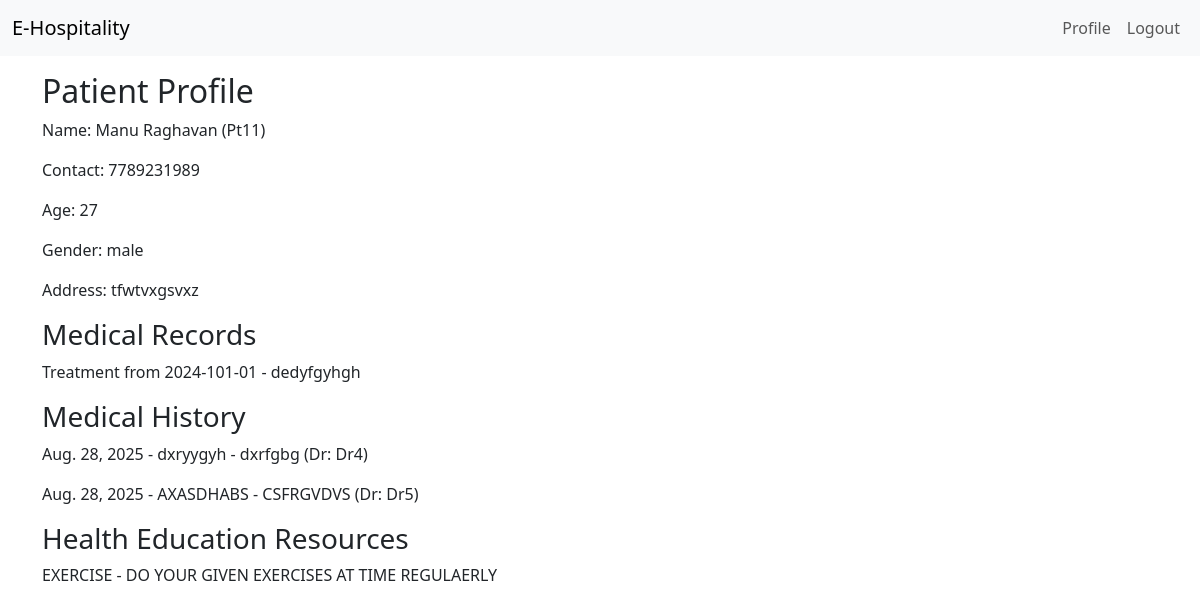
Screenshot of /patient/profile/ (signed in) with the database file from the repository.
### patient/models.py (models this page shows, shortened)
class PatientProfile(models.Model):
    user = models.OneToOneField(User, on_delete=models.CASCADE)
    contact_number = models.CharField(max_length=20, blank=True, null=True)
    address = models.TextField(blank=True, null=True)
    age = models.PositiveIntegerField(null=True, blank=True)
    gender = models.CharField(max_length=32, blank=True, null=True)

class MedicalRecord(models.Model):
    patient = models.ForeignKey(User, related_name='medical_records', on_delete=models.CASCADE)
    title = models.CharField(max_length=200)
    description = models.TextField()
    created_at = models.DateTimeField(auto_now_add=True)

class PatientHistory(models.Model):
    patient = models.ForeignKey(User, related_name='history_records', on_delete=models.CASCADE)
    doctor = models.ForeignKey(User, related_name='history_as_doctor', on_delete=models.SET_NULL, null=True, blank=True)
    diagnosis = models.TextField()
    treatment = models.TextField()
    notes = models.TextField(blank=True, null=True)
    date = models.DateField(auto_now_add=True)

### doctor/models.py (models this page shows, shortened)
class HealthEducationResource(models.Model):
    CATEGORY_CHOICES = (
        ('diet', 'Diet & Nutrition'),
        ('exercise', 'Exercise & Fitness'),
        ('mental', 'Mental Health'),
        ('disease', 'Disease Awareness'),
        ('other', 'Other'),
    )
    title = models.CharField(max_length=200)
    category = models.CharField(max_length=50, choices=CATEGORY_CHOICES, default='other')
    description = models.TextField()
    link = models.URLField(blank=True, null=True)
    uploaded_at = models.DateTimeField(auto_now_add=True)

### patient/views.py (the view)
# urls.py: path('profile/', views.patient_profile, name='profile'),
@login_required
def patient_profile(request):
    profile = getattr(request.user, 'patientprofile', None)
    medical_records = MedicalRecord.objects.filter(patient=request.user)
    histories = PatientHistory.objects.filter(patient=request.user)
    invoices = Invoice.objects.filter(patient=request.user)
    resources = HealthEducationResource.objects.all()
    facilities = Facility.objects.all()
    return render(request, 'patient/profile.html', {
        'profile': profile,
        'medical_records': medical_records,
        'histories': histories,
        'invoices': invoices,
        'resources': resources,
        'facilities': facilities,
    })

### patient/templates/patient/profile.html
{% extends 'base.html' %}
{% block content %}
<h2>Patient Profile</h2>
{% if profile %}
  <p>Name: {{ profile.user.get_full_name }} ({{ profile.user.username }})</p>
  <p>Contact: {{ profile.contact_number }}</p>
  <p>Age: {{ profile.age }}</p>
  <p>Gender: {{ profile.gender }}</p>
  <p>Address: {{ profile.address }}</p>
{% else %}<p>No profile info.</p>{% endif %}
<h3>Medical Records</h3>{% for r in medical_records %}<p>{{ r.title }} - {{ r.description }}</p>{% empty %}<p>No medical records</p>{% endfor %}
<h3>Medical History</h3>{% for h in histories %}<p>{{ h.date }} - {{ h.diagnosis }} - {{ h.treatment }} (Dr: {{ h.doctor }})</p>{% empty %}<p>No history</p>{% endfor %}
<h3>Health Education Resources</h3>{% for res in resources %}<p>{{ res.title }} - {{ res.description }}</p>{% empty %}<p>No resources</p>{% endfor %}
{% endblock %}

### rows the page displays
PatientProfile: user.get_full_name "Manu Raghavan", user.username "Pt11", contact_number "7789231989", age "27", gender "male", address "tfwtvxgsvxz"
MedicalRecord: title "Treatment from 2024-101-01", description "dedyfgyhgh"
PatientHistory: date "Aug. 28, 2025", diagnosis "dxryygyh", treatment "dxrfgbg", doctor "Dr4"
PatientHistory: date "Aug. 28, 2025", diagnosis "AXASDHABS", treatment "CSFRGVDVS", doctor "Dr5"
HealthEducationResource: title "EXERCISE", description "DO YOUR GIVEN EXERCISES AT TIME REGULAERLY"
